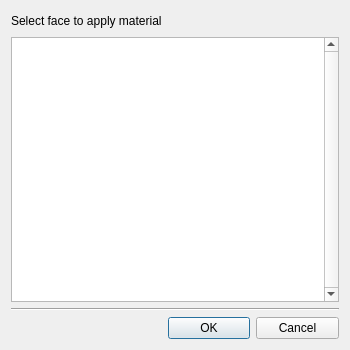
<?xml version="1.0" encoding="UTF-8"?>
<ui version="4.0">
 <class>materialFaceSelection</class>
 <widget class="QDialog" name="materialFaceSelection">
  <property name="geometry">
   <rect>
    <x>0</x>
    <y>0</y>
    <width>350</width>
    <height>350</height>
   </rect>
  </property>
  <property name="windowTitle">
   <string>Material Color Mode</string>
  </property>
  <property name="windowIcon">
   <iconset>
    <normaloff>ve_icon16x16.xpm</normaloff>ve_icon16x16.xpm</iconset>
  </property>
  <layout class="QGridLayout" name="gridLayout">
   <item row="0" column="0">
    <widget class="QLabel" name="label">
     <property name="text">
      <string>Select face to apply material</string>
     </property>
    </widget>
   </item>
   <item row="0" column="1" colspan="2">
    <spacer name="horizontalSpacer_2">
     <property name="orientation">
      <enum>Qt::Horizontal</enum>
     </property>
     <property name="sizeHint" stdset="0">
      <size>
       <width>188</width>
       <height>20</height>
      </size>
     </property>
    </spacer>
   </item>
   <item row="1" column="0" colspan="3">
    <widget class="QListWidget" name="faceList">
     <property name="verticalScrollBarPolicy">
      <enum>Qt::ScrollBarAlwaysOn</enum>
     </property>
    </widget>
   </item>
   <item row="2" column="0" colspan="3">
    <widget class="Line" name="line">
     <property name="orientation">
      <enum>Qt::Horizontal</enum>
     </property>
    </widget>
   </item>
   <item row="3" column="0">
    <spacer name="horizontalSpacer">
     <property name="orientation">
      <enum>Qt::Horizontal</enum>
     </property>
     <property name="sizeHint" stdset="0">
      <size>
       <width>132</width>
       <height>20</height>
      </size>
     </property>
    </spacer>
   </item>
   <item row="3" column="1">
    <widget class="QPushButton" name="okButton">
     <property name="text">
      <string>OK</string>
     </property>
    </widget>
   </item>
   <item row="3" column="2">
    <widget class="QPushButton" name="cancelButton">
     <property name="text">
      <string>Cancel</string>
     </property>
    </widget>
   </item>
  </layout>
 </widget>
 <resources/>
 <connections>
  <connection>
   <sender>cancelButton</sender>
   <signal>clicked(bool)</signal>
   <receiver>materialFaceSelection</receiver>
   <slot>close()</slot>
   <hints>
    <hint type="sourcelabel">
     <x>185</x>
     <y>331</y>
    </hint>
    <hint type="destinationlabel">
     <x>189</x>
     <y>347</y>
    </hint>
   </hints>
  </connection>
  <connection>
   <sender>okButton</sender>
   <signal>clicked(bool)</signal>
   <receiver>materialFaceSelection</receiver>
   <slot>close()</slot>
   <hints>
    <hint type="sourcelabel">
     <x>280</x>
     <y>332</y>
    </hint>
    <hint type="destinationlabel">
     <x>280</x>
     <y>345</y>
    </hint>
   </hints>
  </connection>
 </connections>
</ui>
